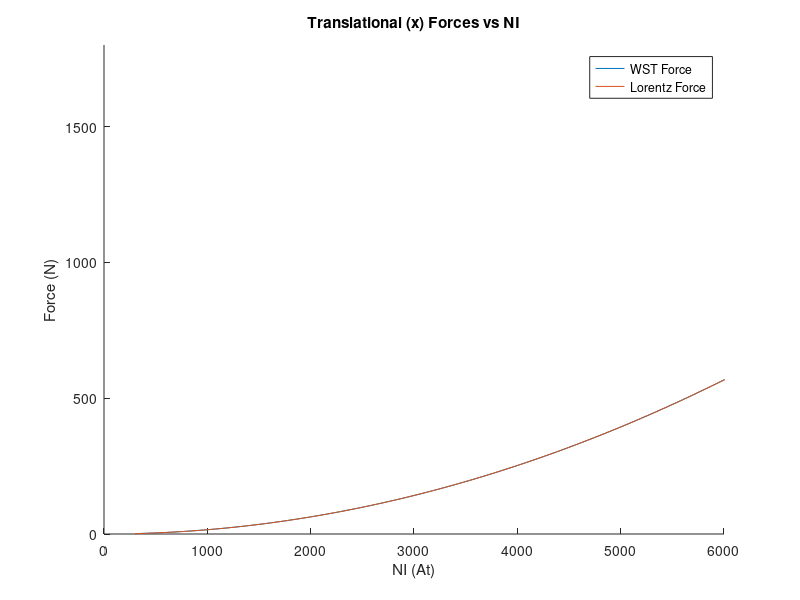
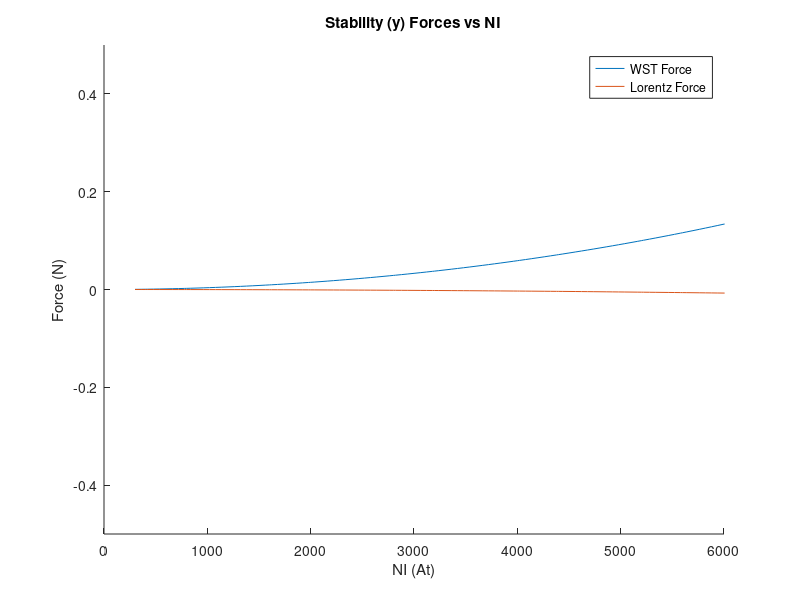
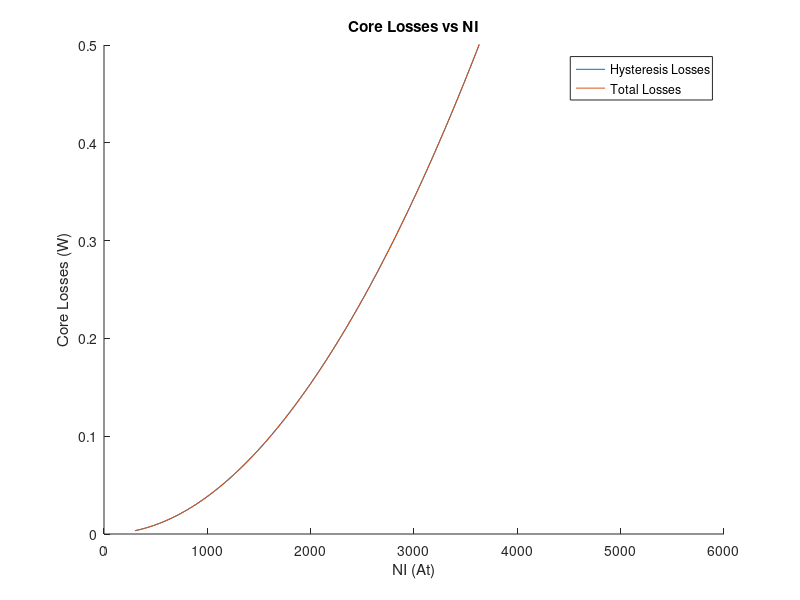

Here is the MATLAB script that generated these plots, in order:
load('NI_results.mat');

figure(1);
clf;
hold on;
title("Translational (x) Forces vs NI");
xlabel("NI (At)");
ylabel("Force (N)");
axis([0 6000 0 1800]);
plot(NI,WSTForceX);
plot(NI,LorentzForceX);
legend("WST Force","Lorentz Force");
hold off;

figure(2);
clf;
hold on;
title("Stability (y) Forces vs NI");
xlabel("NI (At)");
ylabel("Force (N)");
plot(NI,WSTForceY);
plot(NI,LorentzForceY);
axis([0 6000 -0.5 0.5]);
legend("WST Force","Lorentz Force");
hold off;

figure(3);
clf;
hold on;
title("Core Losses vs NI");
xlabel("NI (At)");
ylabel("Core Losses (W)");
plot(NI,HLosses);
plot(NI,TLosses);
axis([0 6000 0 0.5]);
legend("Hysteresis Losses","Total Losses");
hold off;
